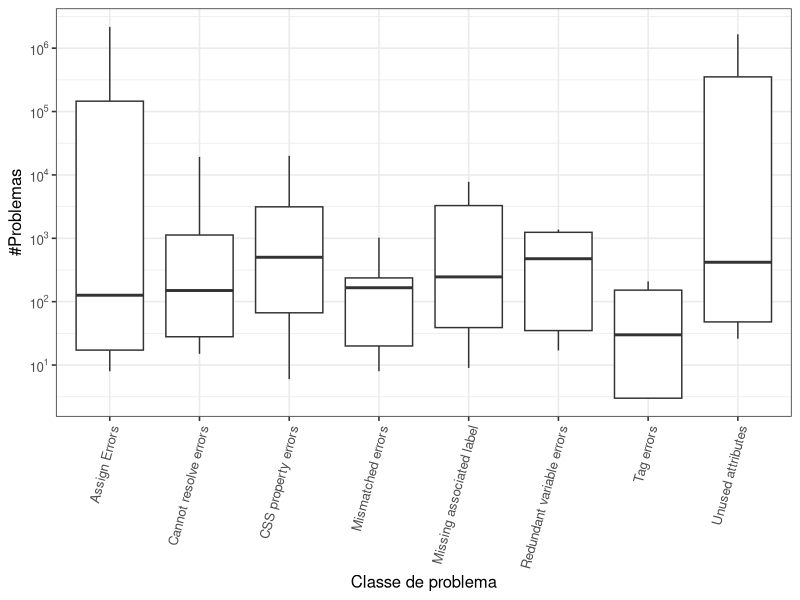

Reproduce this figure in R.
library(ggplot2)

setwd("C:\\Users\\lesandrop\\Documents\\GitHub\\TCC")

df <- read.csv("cadaProblemaPorProjeto.csv")

p <- ggplot(data=df, aes(x=PROBLEMA, y=QUANTIDADE)) +
geom_boxplot(outlier.size=4) +
theme_bw(base_size = 12) + 
scale_y_log10(breaks = scales::trans_breaks("log10", function(x) 10^x), labels = scales::trans_format("log10", scales::math_format(10^.x))) +
theme(axis.text.x = element_text(angle = 75, hjust = 1)) +
xlab("Classe de problema") +
 ylab("#Problemas")
	
pdf("Figuras/ProblemasBoxPlot.pdf", width = 8, height = 6)
plot(p)
dev.off()